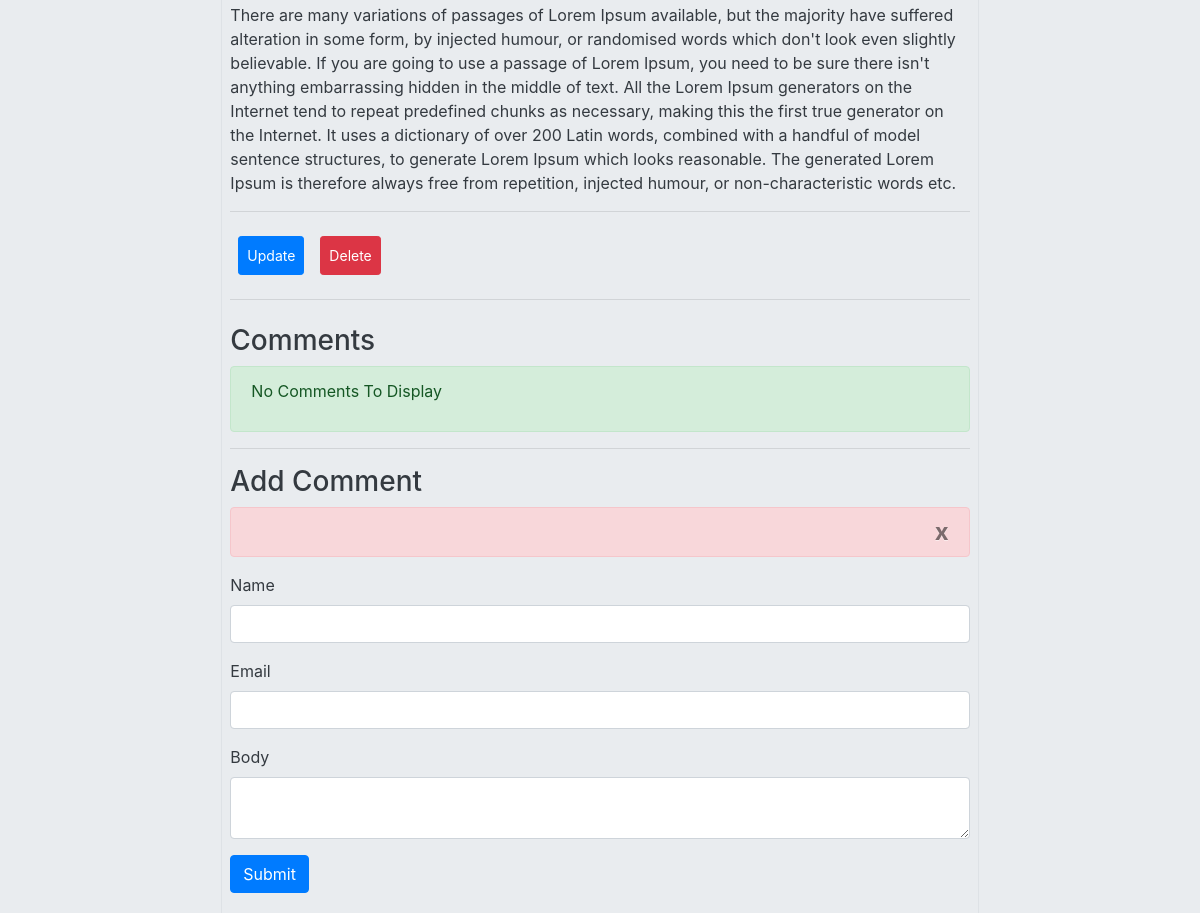
Before: /posts/hello-title-test (middle part) with the older database file.
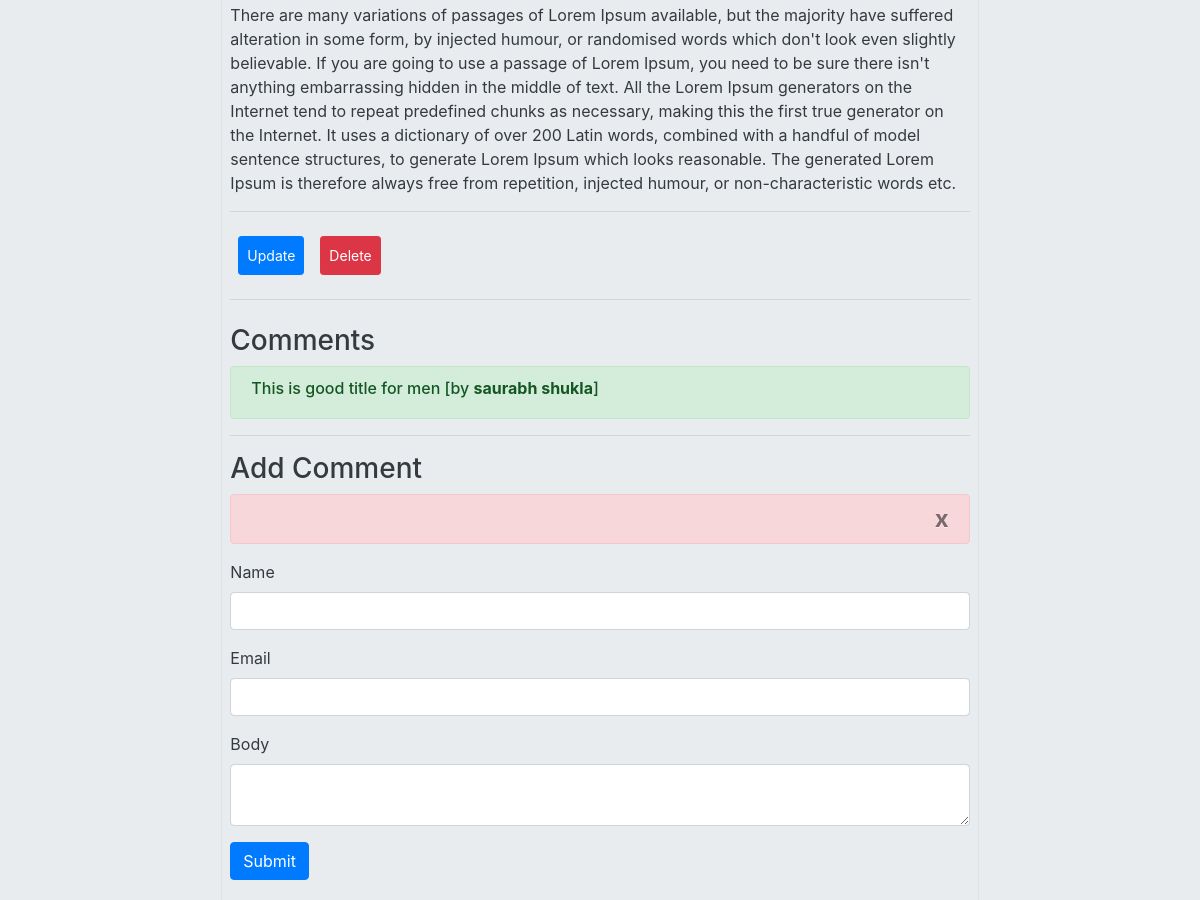
After: the same page with the newer database file.
### tables this page shows
CREATE TABLE `posts` (
  `id` int(11) NOT NULL,
  `category_id` int(11) NOT NULL,
  `user_id` int(11) NOT NULL,
  `title` varchar(255) NOT NULL,
  `slug` varchar(255) NOT NULL,
  `body` text NOT NULL,
  `post_image` varchar(255) NOT NULL,
  `created_at` timestamp NOT NULL DEFAULT current_timestamp()
);

CREATE TABLE `comments` (
  `id` int(11) NOT NULL,
  `post_id` int(11) NOT NULL,
  `name` varchar(100) NOT NULL,
  `email` varchar(255) NOT NULL,
  `body` text NOT NULL,
  `created_at` timestamp NOT NULL DEFAULT current_timestamp()
);

### application/controllers/Posts.php (called while the page is built, shortened)
<?php
	class Posts extends CI_Controller{
		public function view($slug = NULL){
			$data['post'] = $this->Post_model->get_posts($slug);
			$post_id = $data['post']['id'];
			$data['comments']= $this->Comment_model->get_comments($post_id);
			$data['categories'] = $this->Post_model->get_posts($slug);
			$this->load->view('templates/header');
			$this->load->view('posts/view' , $data);
			$this->load->view('templates/footer');
		}
	}
?>

### index.php (called while the page is built, shortened)
<?php
require_once BASEPATH.'core/CodeIgniter.php';

### application/models/Post_model.php (called while the page is built, shortened)
<?php
	class Post_model extends CI_Model{
		public function get_posts($slug = FALSE, $limit = FALSE, $offset = FALSE){
			$this->db->order_by('posts.id','DESC');
			$this->db->join('categories','categories.category_id = posts.category_id');
			$query = $this->db->get_where('posts',array('slug' => $slug));
			return $query->row_array();
		}
	}
?>

### application/models/Comment_model.php (called while the page is built, shortened)
<?php
	class Comment_model extends CI_Model{
		public function get_comments($post_id){
			$query = $this->db->get_where('comments', array('post_id' => $post_id));
			return $query->result_array();
		}
	}

### application/views/posts/view.php (the view, shortened to what this page needs)
<section class="jumbotron py-2">
   <div class="container col-md-8 text-dark border p-2 m-auto">
		<h4 class="text-danger p-2 font-weight-bold"> <?php echo $post['title']; ?> </h2>
		<p><?php echo $post['body']; ?></p>
   	    <hr>
   	    <div class="d-flex">
			<a class="btn btn-primary btn-sm p-2 m-2 pull-left" href="edit/<?php echo $post['slug']; ?>">Update</a>
			<?php echo form_open('posts/delete/'.$post['id']); ?>
				<button type="submit" class="btn btn-danger btn-sm p-2 m-2 pull-right">Delete</button>
			</form>
		</div>
		<hr>
		<div class="pb-4 mt-4">
			<h3>Comments</h3>
			<div class="alert alert-success">
				<?php if($comments) : ?>
					<?php foreach($comments as $comment) : ?>
						<div class="well">
							<h6><?php echo $comment['body']; ?> [by <strong><?php echo $comment['name']; ?></strong>]</h6>
						</div>
					<?php endforeach; ?>
				<?php else : ?>
					<p>No Comments To Display</p>
				<?php endif; ?>
			</div>
			<hr>
			<h3> Add Comment </h3>
			<div class="alert alert-danger" role="alert">
		  		<span class="p-2 m-auto">
		  		 	<button type="button" class="close" data-dismiss="alert">x</button>
		  		</span>
			</div>
			<?php echo form_open('comments/create/'.$post['id']); ?>
			  <div class="form-group">
				<label>Name</label>
				<input type="text" class="form-control" name="name">
			  </div>
			  <div class="form-group">
				<label>Email</label>
				<input type="email" class="form-control" name="email">
			  </div>
			  <div class="form-group">
				<label>Body</label>
				<textarea class="form-control" name="body" placeholder="Add Body"> </textarea>
			  </div>
			  <button type="submit" class="btn btn-primary">Submit</button>
		  </form>
		</div>
   </div>
</section>

### application/views/templates/header.php (shortened to what this page needs)
<!DOCTYPE html>
<html lang="en">
<head>
  <link rel="stylesheet" href="https://maxcdn.bootstrapcdn.com/bootstrap/4.4.1/css/bootstrap.min.css">
  <link rel="stylesheet" href="https://stackpath.bootstrapcdn.com/font-awesome/4.7.0/css/font-awesome.min.css">
  <link rel="stylesheet" href="<?php echo base_url(); ?>assets/css/style.css">
</head>
<body>

### application/views/templates/footer.php (shortened to what this page needs)
</body>
</html>

### assets/css/style.css (style rules this page uses)
p { position: relative ; }

Changed rows visible on the page:
added comments: body "This is good title for men", name "saurabh shukla"
Other visible differences:
text no longer shown: "No Comments To Display"
